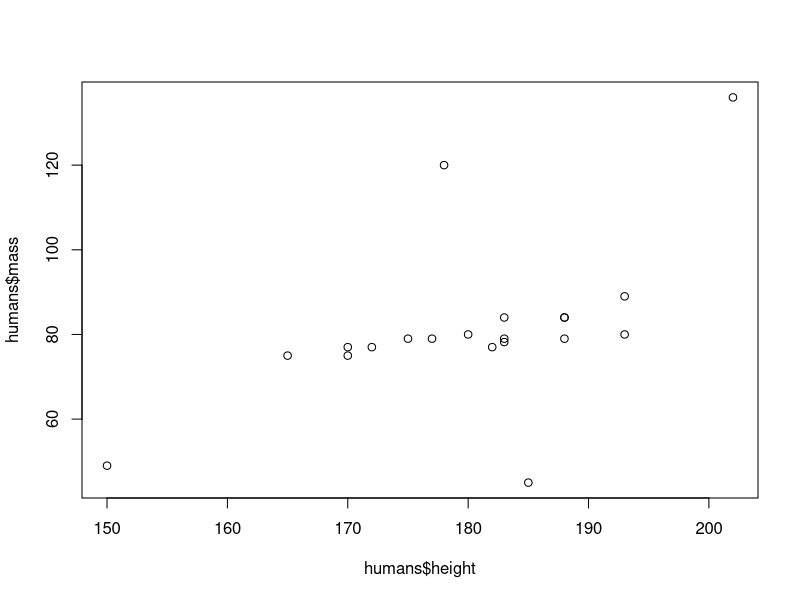
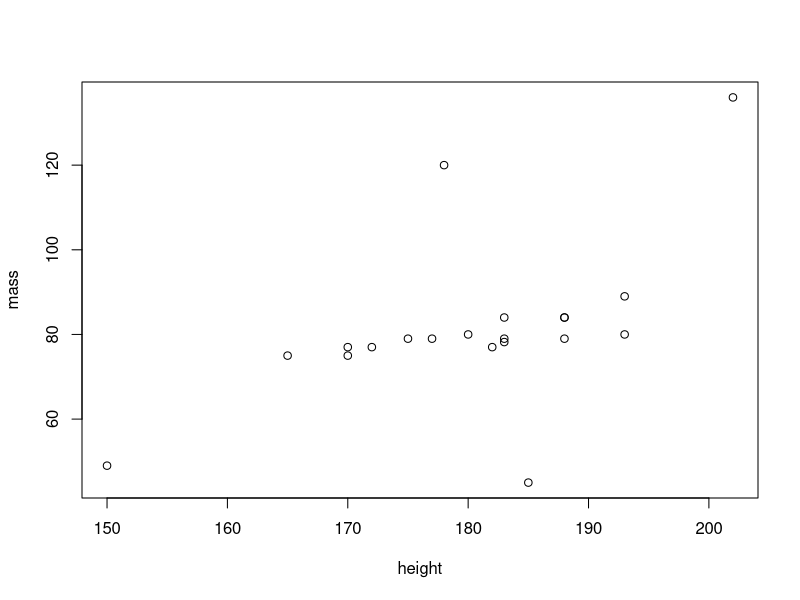
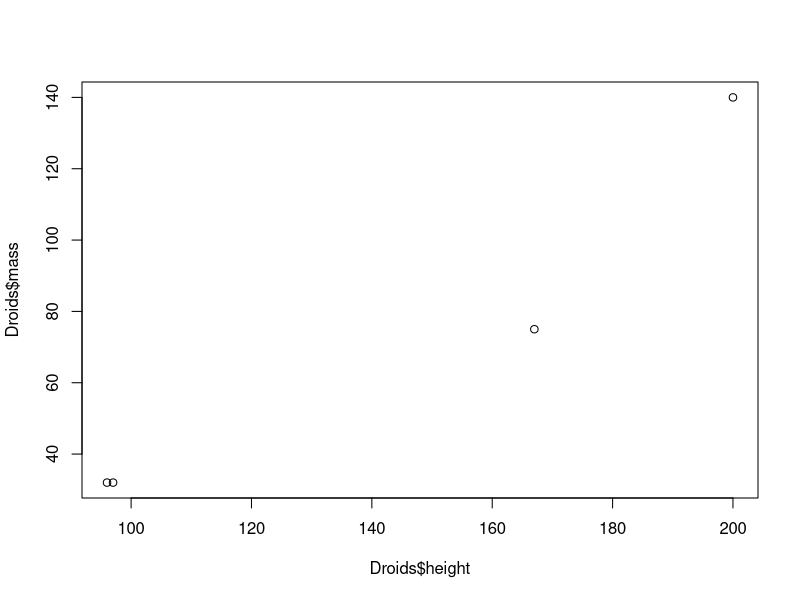

Write the R code that produced these figures, in order.
## ---- chunk 1
library(tidyverse)
## ---- chunk 2
install.packages("starwarsdb")
## ---- chunk 3
glimpse(starwars)
## ---- chunk 4
humans <- starwars %>% filter(species == "Human")
plot(humans$height, humans$mass)

starwars %>% filter(species == "Human") %>% plot(mass ~ height, data = .)

## ---- chunk 5
Droids <- starwars %>%
  filter(species == "Droid")
  
plot(Droids$height, Droids$mass)


## ---- chunk 6

starwars %>% count(homeworld)

starwars %>% group_by(homeworld)


## ---- chunk 7
starwars %>% 
  count(homeworld) %>%
  arrange(desc(n)) 

starwars %>% group_by(eye_color) %>% summarise(mean(height))

## ---- chunk 8
starwars %>%
  group_by(eye_color) %>%
  na.omit() %>%
  summarise(AvgHeightpereyecolor = mean(height))

starwars %>% group_by(eye_color) %>% summarise(mean(height))

## ---- chunk 9
starwars %>%
  group_by(eye_color = "brown") %>%
  na.omit() %>%
  summarise(AvgHeightpereyecolor = mean(height))

## ---- chunk 10
starwars %>%
  group_by(eye_color) %>%
  na.omit(height) %>%
  summarise(AvgHeightpereyecolor = mean(height))

starwars %>% group_by(eye_color) %>% summarise(mean(height, na.rm = T))

starwars %>% group_by(eye_color) %>% na.omit() %>% summarise(mean(height))

## ---- chunk 11
starwars %>%
  filter(sex =='male') %>%
  select(name, height) %>%
  arrange(desc(height))


starwars %>%
  filter(sex =='female', eye_color == 'blue') %>%
  select(name, height) %>%
  arrange(desc(height))

starwars %>%
  filter(gender == 'male', gender == 'female') %>%
  count('male', 'female')

starwars %>%
  filter(sex =='male') %>% slice_max(height)

starwars %>%
  filter(gender =='masculine') %>% slice_min(mass)

starwars %>%
  filter(gender =='masculine') %>% arrange(desc(height))


